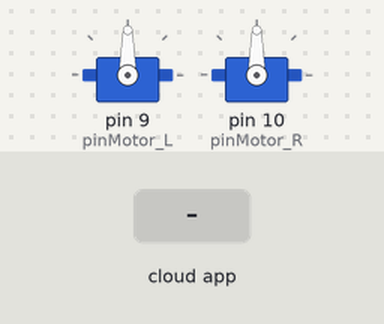
The sketch below on a simulated Arduino Uno, built with avr-gcc and run on an emulated ATmega328P. Shown: 2 × servo. Inputs (shaded band) come from the test bench. The ROS host is connected and sends only what is stated.

Above: at 1.2 s.
1.3 s: the phone or cloud app sets linear.x to -100
At 2.0 s:
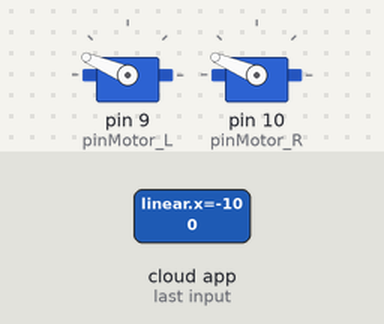
2.8 s: the phone or cloud app sets angular.z to -100
At 3.2 s:
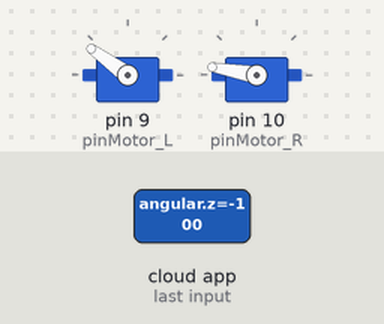
4.3 s: the phone or cloud app sets linear.x to 0
At 5.5 s:
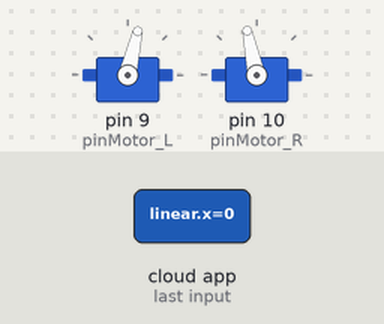
5.8 s: the phone or cloud app sets angular.z to 100
At 6.6 s:
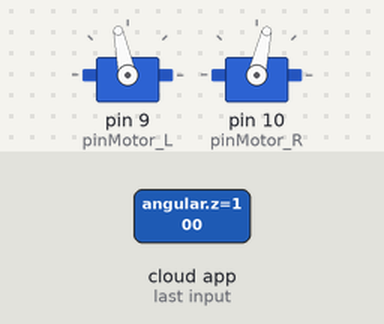
7.3 s: the phone or cloud app sets linear.x to 100
At 7.8 s:
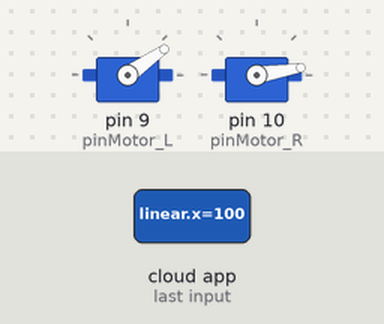
8.8 s: the phone or cloud app sets angular.z to 0
At 10.1 s:
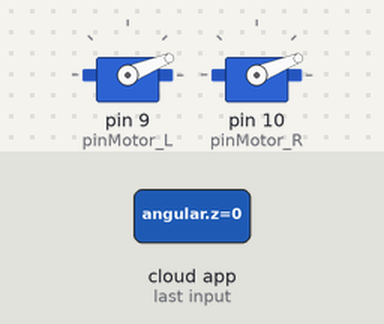
Timing chart, 0 to 11.3 s (numbered marks = the images above; inputs shaded):
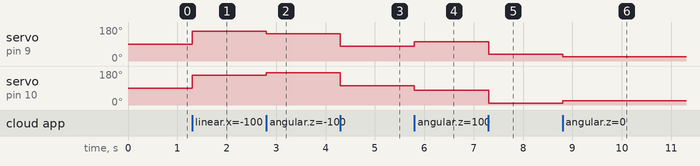

The sketch:

teste.ino
```cpp
// Bibliotecas

#include <ros.h>
#include <geometry_msgs/Twist.h>
#include <Servo.h>

#define pinMotor_L 9
#define pinMotor_R 10

void setarMotores(const geometry_msgs::Twist&);

Servo motor_L;
Servo motor_R;

ros::NodeHandle nh;


ros::Subscriber<geometry_msgs::Twist> sub("cmd_vel_gate", setarMotores);

float k;
float wheel_dist = 0.38;

void setarMotores(const geometry_msgs::Twist& vel){

  int vel_L = (int) (90 - (vel.linear.x - vel.angular.z * wheel_dist/2) * k);
  int vel_R = (int) (90 - (vel.linear.x + vel.angular.z * wheel_dist/2) * k);

  motor_L.write(vel_L);
  motor_R.write(vel_R);
}

void setup() {
  motor_L.attach(pinMotor_L);
  motor_R.attach(pinMotor_R);
  nh.initNode();
  nh.subscribe(sub);
  float max_vel = 0.2;
  float min_vel = -0.2;
  float max_ang = 1;
  float min_ang = -1;
  float multiplier = 0.3;

  k = 90/(max(max_vel, max_ang * wheel_dist/2) - min(min_vel, min_ang * wheel_dist/2)) * multiplier;
}

void loop() {
  nh.spinOnce();


}
```

Measured:
- after the input at 1.3 s, servo on pin 9 (pinMotor_L), servo on pin 10 (pinMotor_R): 90° → 157° at once
- after the input at 2.8 s, servo on pin 9 (pinMotor_L): 157° → 144° at once; servo on pin 10 (pinMotor_R): 157° → 170° at once
- after the input at 4.3 s, servo on pin 9 (pinMotor_L): 144° → 77° at once; servo on pin 10 (pinMotor_R): 170° → 102° at once
- after the input at 5.8 s, servo on pin 9 (pinMotor_L): 77° → 102° at once; servo on pin 10 (pinMotor_R): 102° → 77° at once
- after the input at 7.3 s, servo on pin 9 (pinMotor_L): 102° → 35° at once; servo on pin 10 (pinMotor_R): 77° → 9° at once
- after the input at 8.8 s, servo on pin 9 (pinMotor_L): 35° → 22° at once; servo on pin 10 (pinMotor_R): 9° → 22° at once
